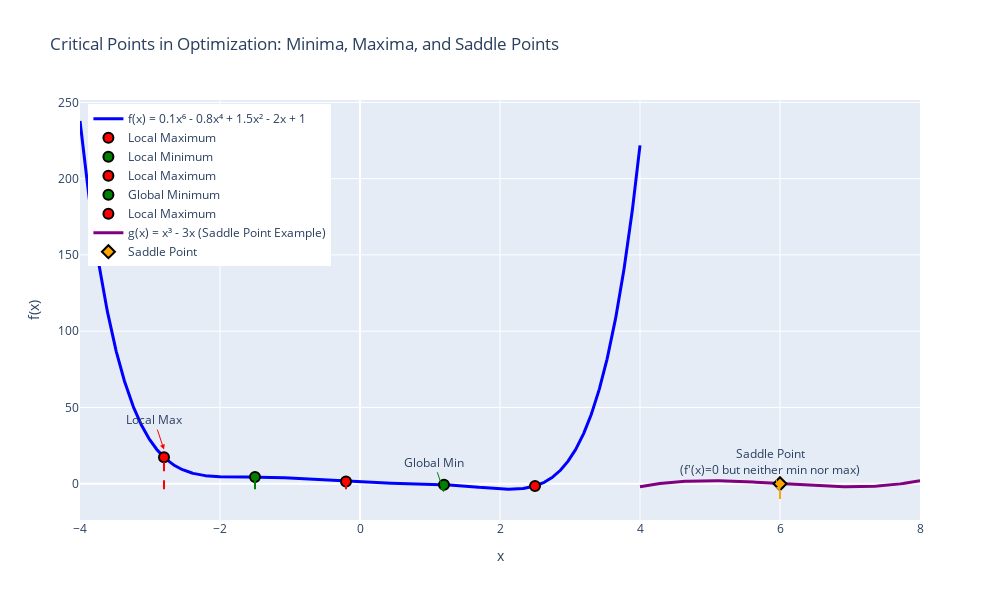

The notebook cell this image was saved under:
### Markdown cell above
Most dep learning algorithms involve optimizations of osme sort. Optimization refers to the task of either minimizing or maximizing some function $f(\mathbf{x})$ by altering $\mathbf{x}$. We usually phrase most optimization problems in terms of minimizing $f(\mathbf{x})$. Maximization may be axxomplished via a minimization algorithm by minimizing $-f(\mathbf{x})$.

The function we want to minize of maximize is called the **objective function**, or **criterion**. When we are minimizing it, we may also call it the **cost function**, **loss function**, or **error function**. 

We often denote the value that minimizes or maximizes a function with a superscript $*$: $\mathbf{x}^*=\arg\min f(\mathbf{x})$ for example.

Suppose we have a function $y=f(x)$, where both $x$ and $y$ are real numbers. The **derivative** $f'(x)$ gives the slope of $f(x)$ at the point $x$. On other words, it specifies how to scale a small change in the input to obtain the corresponding change in the output: $f(x+\epsilon)\approx f(x)+\epsilon f'(x)$.

The derivative is therefore useful for minimizing a function because it tells us how to change $x$ in order to make a small improvement in $y$. For example, we know that $f(x-\epsilon\text{sign}(f'(x)))$ is less than $f(x)$ for small enough $\epsilon$. We can thus reduce $f(x)$ by moving $x$ in small steps with the opposite sign of the derivative. This technique is called **gradient descent**.

When $f'(x)=0$, the derivative provides no information about which direction to move. Points where $f'(x)=0$ are known as **critical points**, or **stationary points**. A **local minimum** is a point where $f(x)$ is lower that at all neighboring points, so it is no longer possible to decrease $f(x)$ by making infinitesimal steps. A **locsal maximum** is a point where $f(x)$ is higher than at a ll neighboring points, so it is not possible to increase $f(x)$ by making infinitesimal steps. Some critical points are neither maxima nor minima. These are known as **saddle points**.

### Code cell
# Create a function with multiple critical points
import numpy as np
import plotly.graph_objects as go

# Define x range
x = np.linspace(-4, 4, 1000)

# Create a polynomial with multiple critical points
# f(x) = 0.1x^6 - 0.8x^4 + 1.5x^2 - 2x + 1
y = 0.1*x**6 - 0.8*x**4 + 1.5*x**2 - 2*x + 1

# Find approximate critical points by looking for where derivative changes sign
dx = x[1] - x[0]
dy_dx = np.gradient(y, dx)

# Find critical points (where derivative is approximately zero)
critical_indices = []
for i in range(1, len(dy_dx)-1):
    if abs(dy_dx[i]) < 0.1 and ((dy_dx[i-1] > 0 and dy_dx[i+1] < 0) or 
                                 (dy_dx[i-1] < 0 and dy_dx[i+1] > 0) or
                                 (abs(dy_dx[i-1]) > abs(dy_dx[i]) and abs(dy_dx[i+1]) > abs(dy_dx[i]))):
        critical_indices.append(i)

# Manually identify specific critical points for clear labeling
critical_points = [
    (-2.8, 0.1*(-2.8)**6 - 0.8*(-2.8)**4 + 1.5*(-2.8)**2 - 2*(-2.8) + 1, "Local Maximum"),
    (-1.5, 0.1*(-1.5)**6 - 0.8*(-1.5)**4 + 1.5*(-1.5)**2 - 2*(-1.5) + 1, "Local Minimum"),
    (-0.2, 0.1*(-0.2)**6 - 0.8*(-0.2)**4 + 1.5*(-0.2)**2 - 2*(-0.2) + 1, "Local Maximum"),
    (1.2, 0.1*(1.2)**6 - 0.8*(1.2)**4 + 1.5*(1.2)**2 - 2*(1.2) + 1, "Global Minimum"),
    (2.5, 0.1*(2.5)**6 - 0.8*(2.5)**4 + 1.5*(2.5)**2 - 2*(2.5) + 1, "Local Maximum"),
]

# Create the main plot
fig = go.Figure()

# Add the main function curve
fig.add_trace(go.Scatter(
    x=x, 
    y=y,
    mode='lines',
    name='f(x) = 0.1x⁶ - 0.8x⁴ + 1.5x² - 2x + 1',
    line=dict(color='blue', width=3)
))

# Add critical points
for i, (x_pt, y_pt, label) in enumerate(critical_points):
    color = 'red' if 'Maximum' in label else 'green' if 'Minimum' in label else 'orange'
    
    fig.add_trace(go.Scatter(
        x=[x_pt],
        y=[y_pt],
        mode='markers',
        name=label,
        marker=dict(
            size=10,
            color=color,
            symbol='circle',
            line=dict(width=2, color='black')
        )
    ))
    
    # Add dashed lines to critical points
    fig.add_trace(go.Scatter(
        x=[x_pt, x_pt],
        y=[min(y), y_pt],
        mode='lines',
        line=dict(color=color, width=2, dash='dash'),
        showlegend=False
    ))

# Add a simple saddle point example (separate function)
x_saddle = np.linspace(-2, 2, 100)
y_saddle = x_saddle**3 - 3*x_saddle  # This has a saddle point at x=0

# Create second subplot for saddle point
fig.add_trace(go.Scatter(
    x=x_saddle + 6,  # Offset to separate from main function
    y=y_saddle,
    mode='lines',
    name='g(x) = x³ - 3x (Saddle Point Example)',
    line=dict(color='purple', width=3)
))

# Mark the saddle point
saddle_x, saddle_y = 6, 0  # At x=0 for the cubic function, offset by 6
fig.add_trace(go.Scatter(
    x=[saddle_x],
    y=[saddle_y],
    mode='markers',
    name='Saddle Point',
    marker=dict(
        size=10,
        color='orange',
        symbol='diamond',
        line=dict(width=2, color='black')
    )
))

# Add dashed line for saddle point
fig.add_trace(go.Scatter(
    x=[saddle_x, saddle_x],
    y=[-10, saddle_y],
    mode='lines',
    line=dict(color='orange', width=2, dash='dash'),
    showlegend=False
))

# Update layout
fig.update_layout(
    title='Critical Points in Optimization: Minima, Maxima, and Saddle Points',
    xaxis_title='x',
    yaxis_title='f(x)',
    width=1000,
    height=600,
    showlegend=True,
    legend=dict(
        yanchor="top",
        y=0.99,
        xanchor="left",
        x=0.01
    )
)

# Add annotations for clarity
fig.add_annotation(
    x=-2.8, y=critical_points[0][1] + 5,
    text="Local Max",
    showarrow=True,
    arrowhead=2,
    arrowcolor="red"
)

fig.add_annotation(
    x=1.2, y=critical_points[3][1] - 5,
    text="Global Min",
    showarrow=True,
    arrowhead=2,
    arrowcolor="green"
)

fig.add_annotation(
    x=6, y=-5,
    text="Saddle Point<br>(f'(x)=0 but neither min nor max)",
    showarrow=True,
    arrowhead=2,
    arrowcolor="orange"
)

fig.show()

### Figure 1 — Plotly figure (JSON) as saved in the notebook; plotly's stock layout.template omitted (floating-point values rounded to 4 significant figures; data arrays with more than 128 entries replaced by an {"elided": "..."} marker saying what was removed)
{"data": [{"line": {"color": "blue", "width": 3}, "mode": "lines", "name": "f(x) = 0.1x⁶ - 0.8x⁴ + 1.5x² - 2x + 1", "type": "scatter", "x": {"elided": "1000 float values"}, "y": {"elided": "1000 float values"}}, {"marker": {"color": "red", "line": {"color": "black", "width": 2}, "size": 10, "symbol": "circle"}, "mode": "markers", "name": "Local Maximum", "type": "scatter", "x": [-2.8], "y": [17.38]}, {"line": {"color": "red", "dash": "dash", "width": 2}, "mode": "lines", "showlegend": false, "type": "scatter", "x": [-2.8, -2.8], "y": [-3.584, 17.38]}, {"marker": {"color": "green", "line": {"color": "black", "width": 2}, "size": 10, "symbol": "circle"}, "mode": "markers", "name": "Local Minimum", "type": "scatter", "x": [-1.5], "y": [4.464]}, {"line": {"color": "green", "dash": "dash", "width": 2}, "mode": "lines", "showlegend": false, "type": "scatter", "x": [-1.5, -1.5], "y": [-3.584, 4.464]}, {"marker": {"color": "red", "line": {"color": "black", "width": 2}, "size": 10, "symbol": "circle"}, "mode": "markers", "name": "Local Maximum", "type": "scatter", "x": [-0.2], "y": [1.459]}, {"line": {"color": "red", "dash": "dash", "width": 2}, "mode": "lines", "showlegend": false, "type": "scatter", "x": [-0.2, -0.2], "y": [-3.584, 1.459]}, {"marker": {"color": "green", "line": {"color": "black", "width": 2}, "size": 10, "symbol": "circle"}, "mode": "markers", "name": "Global Minimum", "type": "scatter", "x": [1.2], "y": [-0.6003]}, {"line": {"color": "green", "dash": "dash", "width": 2}, "mode": "lines", "showlegend": false, "type": "scatter", "x": [1.2, 1.2], "y": [-3.584, -0.6003]}, {"marker": {"color": "red", "line": {"color": "black", "width": 2}, "size": 10, "symbol": "circle"}, "mode": "markers", "name": "Local Maximum", "type": "scatter", "x": [2.5], "y": [-1.461]}, {"line": {"color": "red", "dash": "dash", "width": 2}, "mode": "lines", "showlegend": false, "type": "scatter", "x": [2.5, 2.5], "y": [-3.584, -1.461]}, {"line": {"color": "purple", "width": 3}, "mode": "lines", "name": "g(x) = x³ - 3x (Saddle Point Example)", "type": "scatter", "x": [4, 4.04, 4.081, 4.121, 4.162, 4.202, 4.242, 4.283, 4.323, 4.364, 4.404, 4.444, 4.485, 4.525, 4.566, 4.606, 4.646, 4.687, 4.727, 4.768, 4.808, 4.848, 4.889, 4.929, 4.97, 5.01, 5.051, 5.091, 5.131, 5.172, 5.212, 5.253, 5.293, 5.333, 5.374, 5.414, 5.455, 5.495, 5.535, 5.576, 5.616, 5.657, 5.697, 5.737, 5.778, 5.818, 5.859, 5.899, 5.939, 5.98, 6.02, 6.061, 6.101, 6.141, 6.182, 6.222, 6.263, 6.303, 6.343, 6.384, 6.424, 6.465, 6.505, 6.545, 6.586, 6.626, 6.667, 6.707, 6.747, 6.788, 6.828, 6.869, 6.909, 6.949, 6.99, 7.03, 7.071, 7.111, 7.152, 7.192, 7.232, 7.273, 7.313, 7.354, 7.394, 7.434, 7.475, 7.515, 7.556, 7.596, 7.636, 7.677, 7.717, 7.758, 7.798, 7.838, 7.879, 7.919, 7.96, 8], "y": [-2, -1.646, -1.311, -0.9955, -0.698, -0.4184, -0.1566, 0.08813, 0.316, 0.5274, 0.7228, 0.9026, 1.067, 1.217, 1.352, 1.473, 1.581, 1.675, 1.757, 1.826, 1.882, 1.928, 1.962, 1.985, 1.997, 2.0, 1.992, 1.976, 1.951, 1.917, 1.875, 1.825, 1.768, 1.704, 1.633, 1.556, 1.474, 1.386, 1.294, 1.196, 1.095, 0.9898, 0.8813, 0.7698, 0.6557, 0.5394, 0.4214, 0.302, 0.1816, 0.0606, -0.0606, -0.1816, -0.302, -0.4214, -0.5394, -0.6557, -0.7698, -0.8813, -0.9898, -1.095, -1.196, -1.294, -1.386, -1.474, -1.556, -1.633, -1.704, -1.768, -1.825, -1.875, -1.917, -1.951, -1.976, -1.992, -2.0, -1.997, -1.985, -1.962, -1.928, -1.882, -1.826, -1.757, -1.675, -1.581, -1.473, -1.352, -1.217, -1.067, -0.9026, -0.7228, -0.5274, -0.316, -0.08813, 0.1566, 0.4184, 0.698, 0.9955, 1.311, 1.646, 2]}, {"marker": {"color": "orange", "line": {"color": "black", "width": 2}, "size": 10, "symbol": "diamond"}, "mode": "markers", "name": "Saddle Point", "type": "scatter", "x": [6], "y": [0]}, {"line": {"color": "orange", "dash": "dash", "width": 2}, "mode": "lines", "showlegend": false, "type": "scatter", "x": [6, 6], "y": [-10, 0]}], "layout": {"annotations": [{"arrowcolor": "red", "arrowhead": 2, "showarrow": true, "text": "Local Max", "x": -2.8, "y": 22.38}, {"arrowcolor": "green", "arrowhead": 2, "showarrow": true, "text": "Global Min", "x": 1.2, "y": -5.6}, {"arrowcolor": "orange", "arrowhead": 2, "showarrow": true, "text": "Saddle Point<br>(f'(x)=0 but neither min nor max)", "x": 6, "y": -5}], "height": 600, "legend": {"x": 0.01, "xanchor": "left", "y": 0.99, "yanchor": "top"}, "showlegend": true, "title": {"text": "Critical Points in Optimization: Minima, Maxima, and Saddle Points"}, "width": 1000, "xaxis": {"title": {"text": "x"}}, "yaxis": {"title": {"text": "f(x)"}}}}
